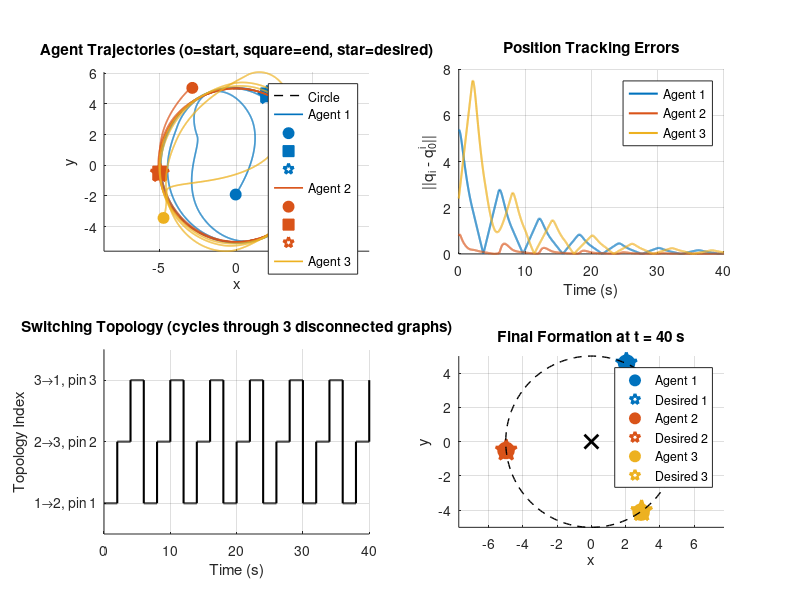

Write the MATLAB code that produced this figure. (Note: this script raises an error after producing the figure.)
%% EEL 6683 HW4 Problem 1(c)
%  Cooperative circular formation tracking under switching topologies
%  Three agents, double integrator, 120-degree spacing on circle
clear; clc; close all;

%% Parameters
r     = 5;          % circle radius
omega = 0.5;        % angular velocity (rad/s)
alpha = 2;          % position gain
beta  = 2;          % pinning gain
gamma = 2;          % velocity coupling ratio

% Desired phase offsets (120 degrees apart)
phi = [0, 2*pi/3, 4*pi/3];

% Simulation
dt   = 0.01;
T    = 40;
time = 0:dt:T;
N    = length(time);

%% Define switching topologies (each is {L, B})
% Topology 1: 1->2, 1 pinned
L1 = [0 0 0; -1 1 0; 0 0 0];
B1 = diag([1, 0, 0]);

% Topology 2: 2->3, 2 pinned
L2 = [0 0 0; 0 0 0; 0 -1 1];
B2 = diag([0, 1, 0]);

% Topology 3: 3->1, 3 pinned
L3 = [0 0 0; 0 0 0; -1 0 1];
B3 = diag([0, 0, 1]);

% Union of these three is connected with all agents reachable from leader
% Switch every T_switch seconds
T_switch = 2.0;  % switching period

%% Virtual leader references
q0_ref = @(t,ph) r * [cos(omega*t + ph); sin(omega*t + ph)];
v0_ref = @(t,ph) r*omega * [-sin(omega*t + ph); cos(omega*t + ph)];
a0_ref = @(t,ph) -r*omega^2 * [cos(omega*t + ph); sin(omega*t + ph)];

%% Initial conditions (random offsets)
rng(42);
q = 4*randn(2,3);      % positions [2 x 3]
v = 0.5*randn(2,3);    % velocities [2 x 3]

%% Storage
q_hist = zeros(2, 3, N);
v_hist = zeros(2, 3, N);
err_hist = zeros(N, 3);
topo_hist = zeros(N, 1);

%% Simulation loop
for k = 1:N
    t = time(k);
    
    % Select topology based on time (cycle through 3 topologies)
    topo_idx = mod(floor(t / T_switch), 3) + 1;
    topo_hist(k) = topo_idx;
    
    switch topo_idx
        case 1, L = L1; B = B1;
        case 2, L = L2; B = B2;
        case 3, L = L3; B = B3;
    end
    
    H = L + B;
    
    % Store states
    q_hist(:,:,k) = q;
    v_hist(:,:,k) = v;
    
    % Compute control for each agent
    u = zeros(2,3);
    for i = 1:3
        % Tracking errors
        q_tilde_i = q(:,i) - q0_ref(t, phi(i));
        v_tilde_i = v(:,i) - v0_ref(t, phi(i));
        
        % Consensus term
        consensus = zeros(2,1);
        for j = 1:3
            if i ~= j && L(i,j) < 0  % neighbor
                q_tilde_j = q(:,j) - q0_ref(t, phi(j));
                v_tilde_j = v(:,j) - v0_ref(t, phi(j));
                consensus = consensus + abs(L(i,j)) * ...
                    ((q_tilde_j - q_tilde_i) + gamma*(v_tilde_j - v_tilde_i));
            end
        end
        
        % Pinning term
        pinning = -B(i,i) * (q_tilde_i + gamma*v_tilde_i);
        
        % Feedforward + feedback
        u(:,i) = a0_ref(t, phi(i)) + alpha*consensus + beta*pinning;
        
        % Track position error norm
        err_hist(k,i) = norm(q_tilde_i);
    end
    
    % Euler integration
    if k < N
        q = q + v * dt;
        v = v + u * dt;
    end
end

%% Plotting
figure('Position', [100 100 1400 900]);

% --- Subplot 1: Trajectories in 2D ---
subplot(2,2,1); hold on; axis equal; grid on;
colors = lines(3);

% Draw desired circle
theta_c = linspace(0, 2*pi, 200);
plot(r*cos(theta_c), r*sin(theta_c), 'k--', 'LineWidth', 1);

for i = 1:3
    qi = squeeze(q_hist(:,i,:));
    plot(qi(1,:), qi(2,:), '-', 'Color', colors(i,:), 'LineWidth', 1.2);
    plot(qi(1,1), qi(2,1), 'o', 'Color', colors(i,:), 'MarkerSize', 8, 'MarkerFaceColor', colors(i,:));
    plot(qi(1,end), qi(2,end), 's', 'Color', colors(i,:), 'MarkerSize', 10, 'MarkerFaceColor', colors(i,:));
    
    % Desired final position
    qd = q0_ref(time(end), phi(i));
    plot(qd(1), qd(2), 'p', 'Color', colors(i,:), 'MarkerSize', 14, 'MarkerFaceColor', 'none', 'LineWidth', 2);
end
title('Agent Trajectories (o=start, square=end, star=desired)');
xlabel('x'); ylabel('y');
legend('Circle', 'Agent 1', '', '', '', 'Agent 2', '', '', '', 'Agent 3', 'Location', 'best');

% --- Subplot 2: Tracking errors ---
subplot(2,2,2); hold on; grid on;
for i = 1:3
    plot(time, err_hist(:,i), '-', 'Color', colors(i,:), 'LineWidth', 1.5);
end
xlabel('Time (s)'); ylabel('||q_i - q_0^i||');
title('Position Tracking Errors');
legend('Agent 1', 'Agent 2', 'Agent 3');

% --- Subplot 3: Active topology ---
subplot(2,2,3); hold on; grid on;
stairs(time, topo_hist, 'k-', 'LineWidth', 1.5);
xlabel('Time (s)'); ylabel('Topology Index');
title('Switching Topology (cycles through 3 disconnected graphs)');
yticks([1 2 3]);
yticklabels({'1\rightarrow2, pin 1', '2\rightarrow3, pin 2', '3\rightarrow1, pin 3'});
ylim([0.5 3.5]);

% --- Subplot 4: Final formation snapshot ---
subplot(2,2,4); hold on; axis equal; grid on;
t_snap = time(end);
for i = 1:3
    qi_end = q_hist(:,i,end);
    qd_end = q0_ref(t_snap, phi(i));
    plot(qi_end(1), qi_end(2), 'o', 'Color', colors(i,:), ...
        'MarkerSize', 12, 'MarkerFaceColor', colors(i,:));
    plot(qd_end(1), qd_end(2), 'p', 'Color', colors(i,:), ...
        'MarkerSize', 16, 'LineWidth', 2);
end
plot(r*cos(theta_c), r*sin(theta_c), 'k--', 'LineWidth', 1);
plot(0, 0, 'kx', 'MarkerSize', 10, 'LineWidth', 2);
title(sprintf('Final Formation at t = %.0f s', t_snap));
xlabel('x'); ylabel('y');
legend('Agent 1', 'Desired 1', 'Agent 2', 'Desired 2', 'Agent 3', 'Desired 3', 'Location', 'best');

sgtitle('HW4 Problem 1: Cooperative Circular Formation under Switching Topologies');

fprintf('Final tracking errors:\n');
for i = 1:3
    fprintf('  Agent %d: %.6f\n', i, err_hist(end,i));
end
